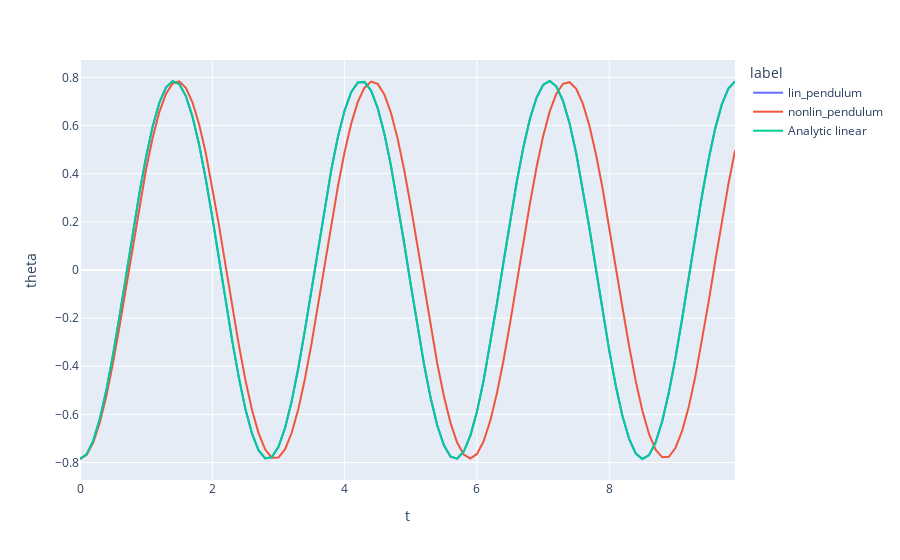

The notebook cell saved with this chart:
### Code cell
px.line(ddf,x='t',y='theta',color='label')
